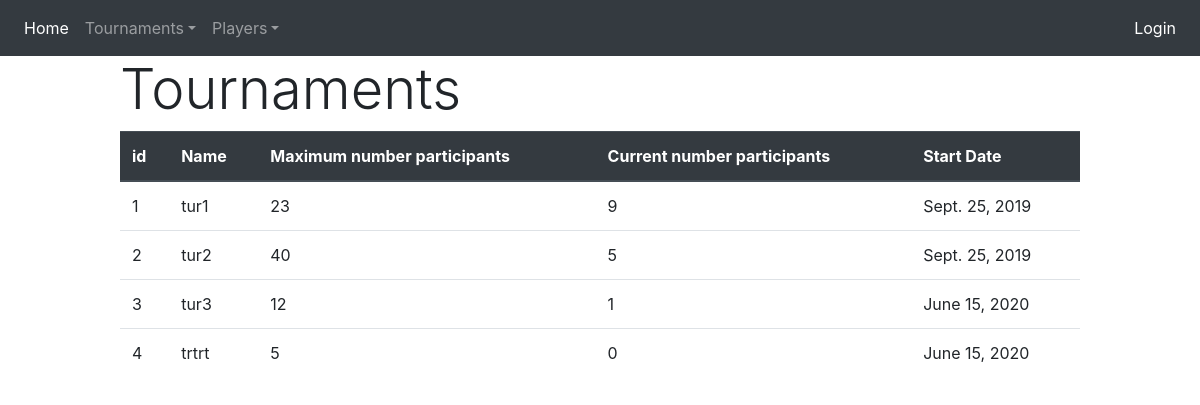
Page /tournaments on the earlier database version.
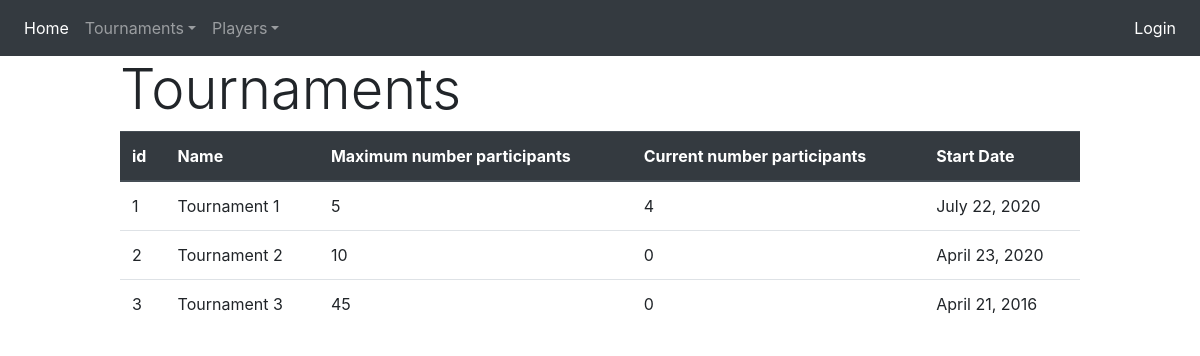
Same page on the later database version.
### Project_Python/models/tournament_model.py (models this page shows, shortened)
class Tournament(models.Model):
    id = models.AutoField(db_index=True, primary_key=True)
    name = models.CharField(max_length=20)
    max_number_participants = models.IntegerField( )
    current_number_participants = models.IntegerField(default=0)
    start_date = models.DateField( )

### Project_Python/views/tournament_view.py (the view)
# urls.py: path('tournaments', AllTournamentView.as_view( ), name="all_tournament"),
class AllTournamentView(ListView):
    model = Tournament
    login_url = reverse_lazy('index')
    def get_context_data(self, **kwargs):
        logger.debug('AllTournamentView.get_context_data')
        tournaments = Tournament.objects.all( )
        for x in range(0, tournaments.count( )):
            id_tournament = Tournament.objects.all( )[x].id
            new_current_participiants = PlayerTournament.objects.filter(tournament=x).count( )
            Tournament.objects.filter(id=id_tournament - 1).update(
                current_number_participants=new_current_participiants)
        context = super( ).get_context_data(**kwargs)
        context['now'] = timezone.now( )
        return context

### Project_Python/templates/Project_Python/tournament_list.html (shortened to what this page needs)
{% extends 'Project_Python/scheleton.html' %}
{% block content %}
    <div>
        <h3 class="display-4">Tournaments</h3>
    </div>
    <table class="table">
        <thead class="thead-dark">
        <tr>
            <th>id</th>
            <th>Name</th>
            <th>Maximum number participants</th>
            <th>Current number participants</th>
            <th>Start Date</th>
        </tr>
        </thead>
        <tbody>
        {% for tournament in object_list %}
            <tr>
                <td>{{ tournament.id }}</td>
                <td>{{ tournament.name }}</td>
                <td>{{ tournament.max_number_participants }}</td>
                <td>{{ tournament.current_number_participants }}</td>
                <td>{{ tournament.start_date }}</td>
            </tr>
        {% endfor %}
        </tbody>
    </table>
{% endblock %}

Differences in the rows shown:
removed Tournament: id "4", name "trtrt", max_number_participants "5", current_number_participants "0", start_date "June 15, 2020"
changed Tournament id 1: name "tur1" → "Tournament 1"; max_number_participants "23" → "5"; current_number_participants "9" → "4"; start_date "Sept. 25, 2019" → "July 22, 2020"
changed Tournament id 2: name "tur2" → "Tournament 2"; max_number_participants "40" → "10"; current_number_participants "5" → "0"; start_date "Sept. 25, 2019" → "April 23, 2020"
changed Tournament id 3: name "tur3" → "Tournament 3"; max_number_participants "12" → "45"; current_number_participants "1" → "0"; start_date "June 15, 2020" → "April 21, 2016"
